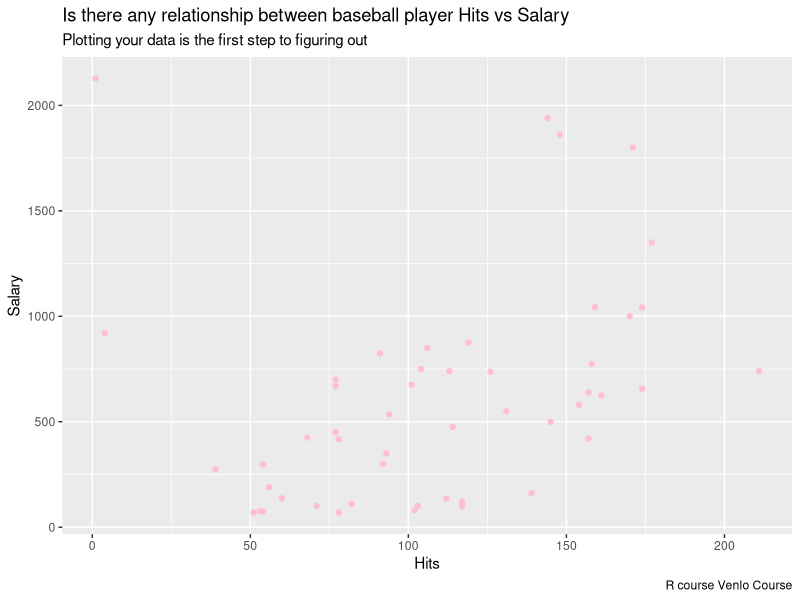
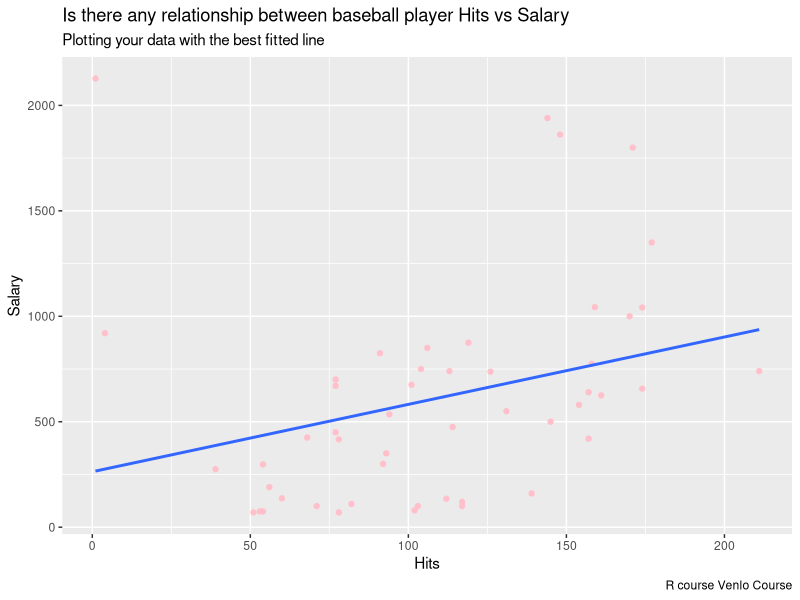
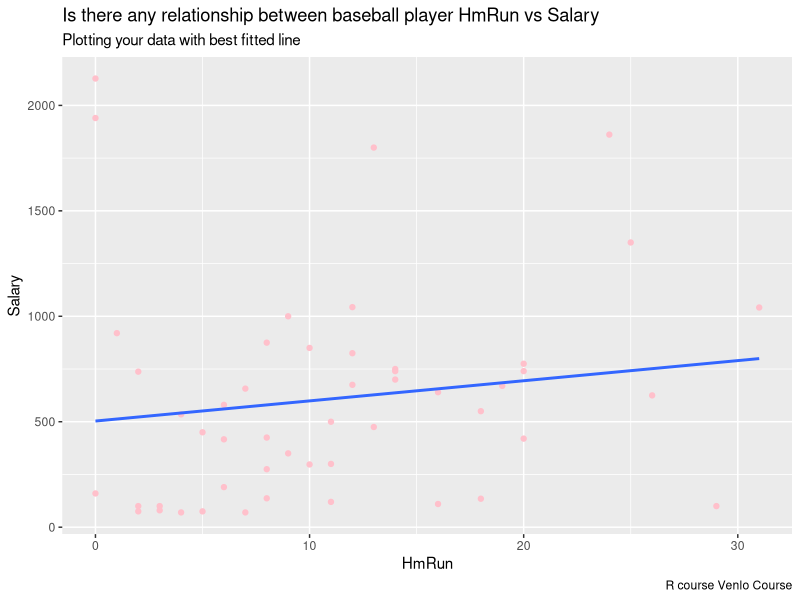
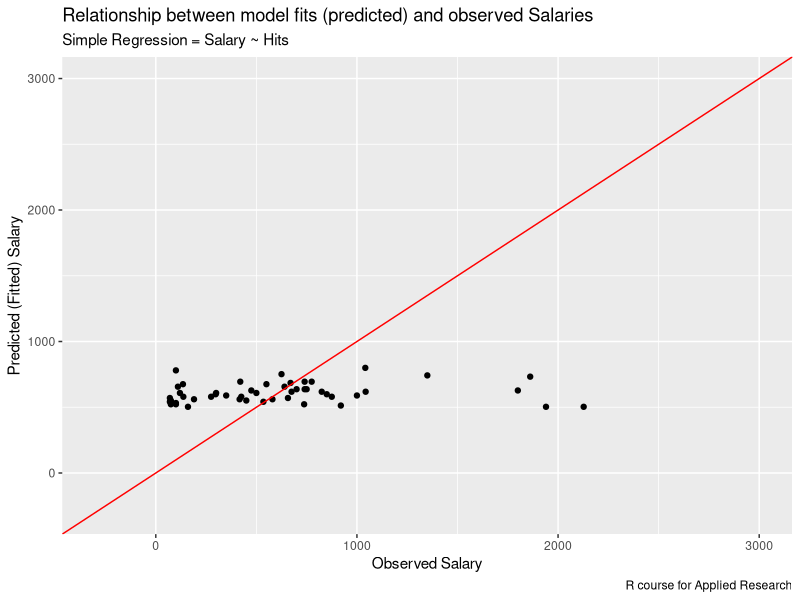

Write R code to recreate these figures, in order.
## ---- chunk 1
knitr::opts_chunk$set(echo = TRUE)
## ---- chunk 2
library(readxl) # import library
baseball <- read_excel("Baseball.xlsx") # import the baseball.xlsx file
## ---- chunk 3
head(baseball,6)
## ---- chunk 4
str(baseball)
## ---- chunk 5
# convert the variable "League" into factor
baseball$League <- factor(baseball$League)
# convert the variable "Division" into factor
baseball$Division <- factor(baseball$Division)
# convert the variable "NewLeague" into factor
baseball$NewLeague <- factor(baseball$Division)
## ---- chunk 6
str(baseball)
## ---- chunk 7
summary(baseball)
## ---- chunk 8
library(ggplot2) # import ggplot2 library for visualisation
ggplot(baseball, aes(x = Hits, y = Salary)) +
  geom_point(col = "pink") +
  labs(title = "Is there any relationship between baseball player Hits vs Salary",
       subtitle = "Plotting your data is the first step to figuring out",
       caption = "R course Venlo Course")
## ---- chunk 9
ggplot(baseball, aes(x = Hits, y = Salary)) +
  geom_point(col = "pink") +
  geom_smooth(method='lm',  # Add linear regression line 
              se = FALSE) + # # Don't add shaded confidence region
  labs(title = "Is there any relationship between baseball player Hits vs Salary",
       subtitle = "Plotting your data with the best fitted line",
       caption = "R course Venlo Course")

## ---- chunk 10
baseball_simple <- lm(formula = Salary ~ Hits, # linear regression formula (Dependent ~ Independent)
                data = baseball) # the name of my dataset
## ---- chunk 11
summary(baseball_simple)
## ---- chunk 12
baseball_simple$residuals
## ---- chunk 13
baseball_simple$coefficients
## ---- chunk 14
ggplot(baseball, aes(x = HmRun, y = Salary)) +
  geom_point(col = "pink") +
  geom_smooth(method='lm',  # Add linear regression line 
              se = FALSE) + # # Don't add shaded confidence region
  labs(title = "Is there any relationship between baseball player HmRun vs Salary",
       subtitle = "Plotting your data with best fitted line",
       caption = "R course Venlo Course")
## ---- chunk 15
baseball_simple1 <- lm(formula = Salary ~ HmRun, # linear regression formula (Dependent ~ Independent)
                data = baseball) # the name of my dataset
## ---- chunk 16
summary(baseball_simple1)
## ---- chunk 17
# Create scatterplot for observed vs fitted 
ggplot(data = baseball, aes(x = Salary, y = baseball_simple1$fitted.values)) +  
  geom_point() +
  geom_abline(slope = 1, intercept = 0, col = "red") +
  labs(title = "Relationship between model fits (predicted) and observed Salaries",
       subtitle = "Simple Regression = Salary ~ Hits",
       caption = "R course for Applied Research", y = 'Predicted (Fitted) Salary', x = 'Observed Salary') +
  geom_segment(aes(x = Salary, y = baseball_simple1$fitted.values, xend = Salary, yend = baseball_simple1$fitted.values), 
               col = "red") +
  xlim(c(-300, 3000)) +
  ylim(c(-300, 3000))
## ---- chunk 18
baseball_multiple <- lm(formula = Salary ~ Hits + CWalks + Assists + Errors, # linear regression formula (Dependent ~ Independent)
                data = baseball) # the name of my dataset
## ---- chunk 19
summary(baseball_multiple)
